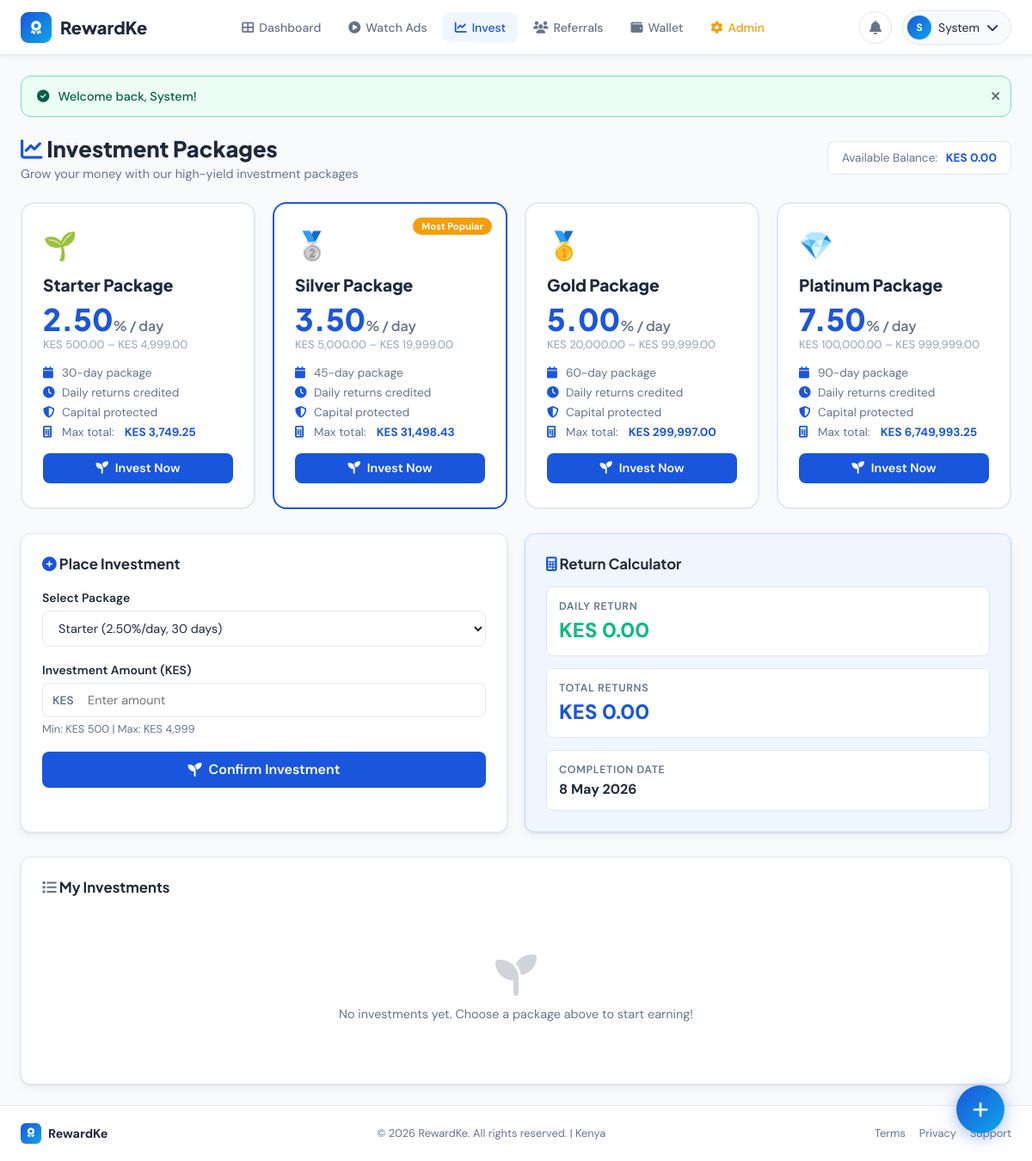
Page /invest.php (signed in) on the committed database.
### tables this page shows
CREATE TABLE IF NOT EXISTS users (
    id INT AUTO_INCREMENT PRIMARY KEY,
    full_name VARCHAR(100) NOT NULL,
    email VARCHAR(150) UNIQUE NOT NULL,
    phone VARCHAR(20) UNIQUE NOT NULL,
    password VARCHAR(255) NOT NULL,
    referral_code VARCHAR(20) UNIQUE NOT NULL,
    referred_by INT NULL,
    wallet_balance DECIMAL(12,2) DEFAULT 0.00,
    total_earned DECIMAL(12,2) DEFAULT 0.00,
    total_withdrawn DECIMAL(12,2) DEFAULT 0.00,
    status ENUM('active','suspended','pending') DEFAULT 'active',
    is_admin TINYINT(1) DEFAULT 0,
    avatar VARCHAR(255) DEFAULT NULL,
    created_at TIMESTAMP DEFAULT CURRENT_TIMESTAMP,
    updated_at TIMESTAMP DEFAULT CURRENT_TIMESTAMP ON UPDATE CURRENT_TIMESTAMP,
    FOREIGN KEY (referred_by) REFERENCES users(id) ON DELETE SET NULL
);

CREATE TABLE IF NOT EXISTS packages (
    id INT AUTO_INCREMENT PRIMARY KEY,
    name VARCHAR(100) NOT NULL,
    description TEXT,
    min_amount DECIMAL(12,2) NOT NULL,
    max_amount DECIMAL(12,2) NOT NULL,
    daily_return_percent DECIMAL(5,2) NOT NULL,
    duration_days INT NOT NULL,
    is_active TINYINT(1) DEFAULT 1,
    created_at TIMESTAMP DEFAULT CURRENT_TIMESTAMP
);

### includes/config.php (called while the page is built, shortened)
<?php
function getDB() {
    static $pdo = null;
    if ($pdo === null) {
        try {
            $dsn = "mysql:host=" . DB_HOST . ";port=" . DB_PORT . ";dbname=" . DB_NAME . ";charset=" . DB_CHARSET;
            $options = [
                PDO::ATTR_ERRMODE            => PDO::ERRMODE_EXCEPTION,
                PDO::ATTR_DEFAULT_FETCH_MODE => PDO::FETCH_ASSOC,
                PDO::ATTR_EMULATE_PREPARES   => false,
            ];
            $pdo = new PDO($dsn, DB_USER, DB_PASS, $options);
        } catch (PDOException $e) {
            die('<div style="font-family:Arial;padding:20px;background:#fee;border:1px solid #f00;margin:20px;border-radius:8px;"><strong>Database Error:</strong> ' . htmlspecialchars($e->getMessage()) . '<br><small>Check your database settings in includes/config.php</small></div>');
        }
    }
    return $pdo;
}
function isLoggedIn() {
    return isset($_SESSION['user_id']) && !empty($_SESSION['user_id']);
}
function isAdmin() {
    return isset($_SESSION['is_admin']) && $_SESSION['is_admin'] == 1;
}
function formatKES($amount) {
    return 'KES ' . number_format((float)$amount, 2);
}
function getCurrentUser() {
    $db = getDB();
    $stmt = $db->prepare("SELECT * FROM users WHERE id = ?");
    $stmt->execute([$_SESSION['user_id']]);
    return $stmt->fetch();
}
function sanitize($input) {
    return htmlspecialchars(strip_tags(trim($input)), ENT_QUOTES, 'UTF-8');
}
function getFlash() {
    if (isset($_SESSION['flash_msg'])) {
        $msg = $_SESSION['flash_msg'];
        $type = $_SESSION['flash_type'] ?? 'info';
        return ['msg' => $msg, 'type' => $type];
    }
    return null;
}

### invest.php (the view, shortened to what this page needs)
<?php
require_once 'includes/config.php';
$user = getCurrentUser();
$db = getDB();
$pkgs = $db->query("SELECT * FROM packages WHERE is_active = 1 ORDER BY min_amount ASC")->fetchAll();
$myInvStmt = $db->prepare("SELECT i.*, p.name as pkg_name, p.daily_return_percent FROM investments i JOIN packages p ON i.package_id = p.id WHERE i.user_id = ? ORDER BY i.created_at DESC");
$myInvStmt->execute([$user['id']]);
$myInvestments = $myInvStmt->fetchAll();
$pkgIcons = ['Starter' => '🌱', 'Silver' => '🥈', 'Gold' => '🥇', 'Platinum' => '💎'];
include 'includes/header.php';
?>
<div class="page-header">
    <div class="page-header-row">
        <div>
            <h1><i class="fas fa-chart-line" style="color:var(--primary);"></i> Investment Packages</h1>
            <p>Grow your money with our high-yield investment packages</p>
        </div>
        <div style="background:white;border:1px solid var(--border);border-radius:8px;padding:10px 16px;font-size:0.85rem;">
            <span style="color:var(--gray);">Available Balance:</span>
            <strong style="color:var(--primary);margin-left:6px;"><?php echo formatKES($user['wallet_balance']); ?></strong>
        </div>
    </div>
</div>
<div class="packages-grid" style="margin-bottom:28px;">
<?php foreach ($pkgs as $i => $pkg):
    $featured = $i === 1;
?>
<div class="package-card <?php echo $featured ? 'featured' : ''; ?>">
    <?php if ($featured): ?><div class="package-badge">Most Popular</div><?php endif; ?>
    <div class="package-icon"><?php echo $pkgIcons[$pkg['name']] ?? '📈'; ?></div>
    <div class="package-name"><?php echo sanitize($pkg['name']); ?> Package</div>
    <div class="package-return"><?php echo $pkg['daily_return_percent']; ?><span>% / day</span></div>
    <div class="package-range"><?php echo formatKES($pkg['min_amount']); ?> – <?php echo formatKES($pkg['max_amount']); ?></div>
    <div class="package-meta">
        <div class="package-meta-item"><i class="fas fa-calendar"></i> <?php echo $pkg['duration_days']; ?>-day package</div>
        <div class="package-meta-item"><i class="fas fa-clock"></i> Daily returns credited</div>
        <div class="package-meta-item"><i class="fas fa-shield-alt"></i> Capital protected</div>
        <div class="package-meta-item"><i class="fas fa-calculator"></i>
            Max total: <strong style="color:var(--primary);margin-left:4px;"><?php echo formatKES($pkg['max_amount'] * ($pkg['daily_return_percent']/100) * $pkg['duration_days']); ?></strong>
        </div>
    </div>
    <button class="btn btn-primary btn-block" onclick="document.getElementById('investSection').scrollIntoView({behavior:'smooth'}); document.getElementById('packageSelect').value=<?php echo $pkg['id']; ?>; document.getElementById('packageSelect').dispatchEvent(new Event('change'));">
        <i class="fas fa-seedling"></i> Invest Now
    </button>
</div>
<?php endforeach; ?>
</div>
<div class="grid-2" style="margin-bottom:28px;" id="investSection">
    <div class="card">
        <div class="card-title" style="margin-bottom:20px;"><i class="fas fa-plus-circle" style="color:var(--primary);"></i> Place Investment</div>
        <form method="POST">
            <div class="form-group">
                <label class="form-label">Select Package</label>
                <select name="package_id" id="packageSelect" class="form-control" required>
                    <?php foreach ($pkgs as $pkg): ?>
                    <option value="<?php echo $pkg['id']; ?>" data-rate="<?php echo $pkg['daily_return_percent']; ?>" data-days="<?php echo $pkg['duration_days']; ?>" data-min="<?php echo $pkg['min_amount']; ?>" data-max="<?php echo $pkg['max_amount']; ?>">
                        <?php echo sanitize($pkg['name']); ?> (<?php echo $pkg['daily_return_percent']; ?>%/day, <?php echo $pkg['duration_days']; ?> days)
                    </option>
                    <?php endforeach; ?>
                </select>
            </div>
            <div class="form-group">
                <label class="form-label">Investment Amount (KES)</label>
                <div style="position:relative;">
                    <span class="input-prefix">KES</span>
                    <input type="number" name="amount" id="investAmount" class="form-control" style="padding-left:52px;" placeholder="Enter amount" step="1" min="1" required>
                </div>
                <div class="form-text" id="rangeHint">Min: KES <?php echo number_format($pkgs[0]['min_amount']); ?> | Max: KES <?php echo number_format($pkgs[0]['max_amount']); ?></div>
            </div>
            <button type="submit" name="invest" class="btn btn-primary btn-block btn-lg">
                <i class="fas fa-seedling"></i> Confirm Investment
            </button>
        </form>
    </div>
    <div class="card" style="background:var(--primary-xlight);border-color:#bfdbfe;">
        <div class="card-title" style="margin-bottom:16px;"><i class="fas fa-calculator" style="color:var(--primary);"></i> Return Calculator</div>
        <div style="display:flex;flex-direction:column;gap:14px;">
            <div style="background:white;border-radius:8px;padding:14px;border:1px solid var(--border);">
                <div style="font-size:0.78rem;color:var(--gray);font-weight:600;text-transform:uppercase;letter-spacing:.05em;margin-bottom:4px;">Daily Return</div>
                <div style="font-size:1.5rem;font-weight:800;color:var(--success);" id="calcDaily">KES 0.00</div>
            </div>
            <div style="background:white;border-radius:8px;padding:14px;border:1px solid var(--border);">
                <div style="font-size:0.78rem;color:var(--gray);font-weight:600;text-transform:uppercase;letter-spacing:.05em;margin-bottom:4px;">Total Returns</div>
                <div style="font-size:1.5rem;font-weight:800;color:var(--primary);" id="calcTotal">KES 0.00</div>
            </div>
            <div style="background:white;border-radius:8px;padding:14px;border:1px solid var(--border);">
                <div style="font-size:0.78rem;color:var(--gray);font-weight:600;text-transform:uppercase;letter-spacing:.05em;margin-bottom:4px;">Completion Date</div>
                <div style="font-size:1rem;font-weight:700;color:var(--dark);" id="calcEnd">—</div>
            </div>
        </div>
    </div>
</div>
<div class="card">
    <div class="card-header">
        <div class="card-title"><i class="fas fa-list" style="color:var(--gray);"></i> My Investments</div>
    </div>
    <?php if (empty($myInvestments)): ?>
    <div class="empty-state"><i class="fas fa-seedling"></i><p>No investments yet. Choose a package above to start earning!</p></div>
    <?php endif; ?>
</div>
<?php include 'includes/footer.php'; ?>

### includes/header.php (shortened to what this page needs)
<?php
$flash = getFlash();
$user = getCurrentUser();
?>
<!DOCTYPE html>
<html lang="en">
<head>
    <link rel="stylesheet" href="https://cdnjs.cloudflare.com/ajax/libs/font-awesome/6.5.0/css/all.min.css">
    <link rel="stylesheet" href="<?php echo SITE_URL; ?>/assets/css/style.css">
</head>
<body>
<nav class="navbar">
    <div class="navbar-brand">
        <a href="<?php echo SITE_URL; ?>/dashboard.php">
            <span class="brand-icon"><i class="fas fa-award"></i></span>
            <span class="brand-text"><?php echo SITE_NAME; ?></span>
        </a>
    </div>
    <div class="navbar-menu" id="navMenu">
        <?php if (isLoggedIn()): ?>
        <a href="<?php echo SITE_URL; ?>/dashboard.php" class="nav-link <?php echo basename($_SERVER['PHP_SELF']) == 'dashboard.php' ? 'active' : ''; ?>"><i class="fas fa-th-large"></i> Dashboard</a>
        <a href="<?php echo SITE_URL; ?>/ads.php" class="nav-link <?php echo basename($_SERVER['PHP_SELF']) == 'ads.php' ? 'active' : ''; ?>"><i class="fas fa-play-circle"></i> Watch Ads</a>
        <a href="<?php echo SITE_URL; ?>/invest.php" class="nav-link <?php echo basename($_SERVER['PHP_SELF']) == 'invest.php' ? 'active' : ''; ?>"><i class="fas fa-chart-line"></i> Invest</a>
        <a href="<?php echo SITE_URL; ?>/referrals.php" class="nav-link <?php echo basename($_SERVER['PHP_SELF']) == 'referrals.php' ? 'active' : ''; ?>"><i class="fas fa-users"></i> Referrals</a>
        <a href="<?php echo SITE_URL; ?>/wallet.php" class="nav-link <?php echo basename($_SERVER['PHP_SELF']) == 'wallet.php' ? 'active' : ''; ?>"><i class="fas fa-wallet"></i> Wallet</a>
        <?php if (isAdmin()): ?>
        <a href="<?php echo SITE_URL; ?>/admin/" class="nav-link admin-link"><i class="fas fa-cog"></i> Admin</a>
        <?php endif; ?>
        <?php endif; ?>
    </div>
    <div class="navbar-right">
        <?php if (isLoggedIn()): ?>
        <a href="<?php echo SITE_URL; ?>/notifications.php" class="notif-btn">
            <i class="fas fa-bell"></i>
        </a>
        <div class="user-dropdown">
            <button class="user-btn" id="userDropBtn">
                <span class="avatar-circle"><?php echo strtoupper(substr($user['full_name'], 0, 1)); ?></span>
                <span class="user-name-short"><?php echo explode(' ', $user['full_name'])[0]; ?></span>
                <i class="fas fa-chevron-down"></i>
            </button>
        </div>
        <?php else: ?>
        <a href="<?php echo SITE_URL; ?>/login.php" class="btn btn-outline-sm">Login</a>
        <a href="<?php echo SITE_URL; ?>/register.php" class="btn btn-primary-sm">Sign Up</a>
        <?php endif; ?>
    </div>
</nav>
<div class="main-content">
<?php if ($flash): ?>
<div class="flash-alert flash-<?php echo $flash['type']; ?>" id="flashAlert">
    <i class="fas fa-<?php echo $flash['type'] === 'success' ? 'check-circle' : ($flash['type'] === 'danger' ? 'times-circle' : 'info-circle'); ?>"></i>
    <?php echo sanitize($flash['msg']); ?>
    <button class="flash-close" onclick="document.getElementById('flashAlert').remove()"><i class="fas fa-times"></i></button>
</div>
<?php endif; ?>

### rows in the picture
users: full_name "S", full_name "System", wallet_balance "KES 0.00"
packages: name "🌱", name "Starter", daily_return_percent "2.50", min_amount "KES 500.00", max_amount "KES 4,999.00", duration_days "30", max_amount+daily_return_percent+duration_days "KES 3,749.25", $pkg['id'] 1 (drawn), min_amount "500", max_amount "4,999"
packages: shows "Most Popular", name "🥈", name "Silver", daily_return_percent "3.50", min_amount "KES 5,000.00", max_amount "KES 19,999.00", duration_days "45", max_amount+daily_return_percent+duration_days "KES 31,498.43", $pkg['id'] 2 (drawn)
packages: name "🥇", name "Gold", daily_return_percent "5.00", min_amount "KES 20,000.00", max_amount "KES 99,999.00", duration_days "60", max_amount+daily_return_percent+duration_days "KES 299,997.00", $pkg['id'] 3 (drawn)
packages: name "💎", name "Platinum", daily_return_percent "7.50", min_amount "KES 100,000.00", max_amount "KES 999,999.00", duration_days "90", max_amount+daily_return_percent+duration_days "KES 6,749,993.25", $pkg['id'] 4 (drawn)

### other values in the picture
SITE_NAME "RewardKe"
$flash['msg'] "Welcome back, System!"
form field package_id "Starter (2.50%/day, 30 days)"
